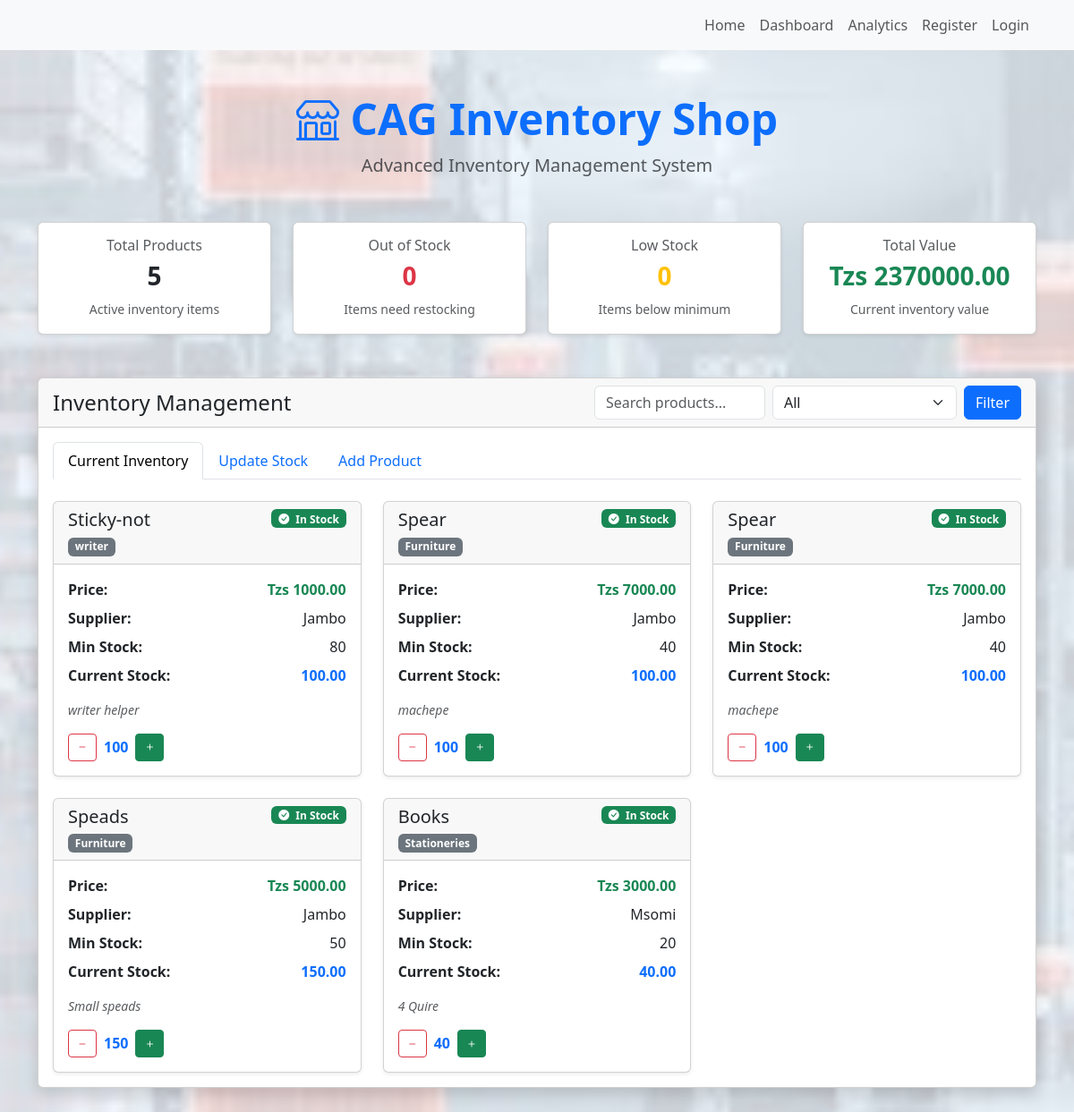
/index/?page=2, run on an earlier commit of the app's database.
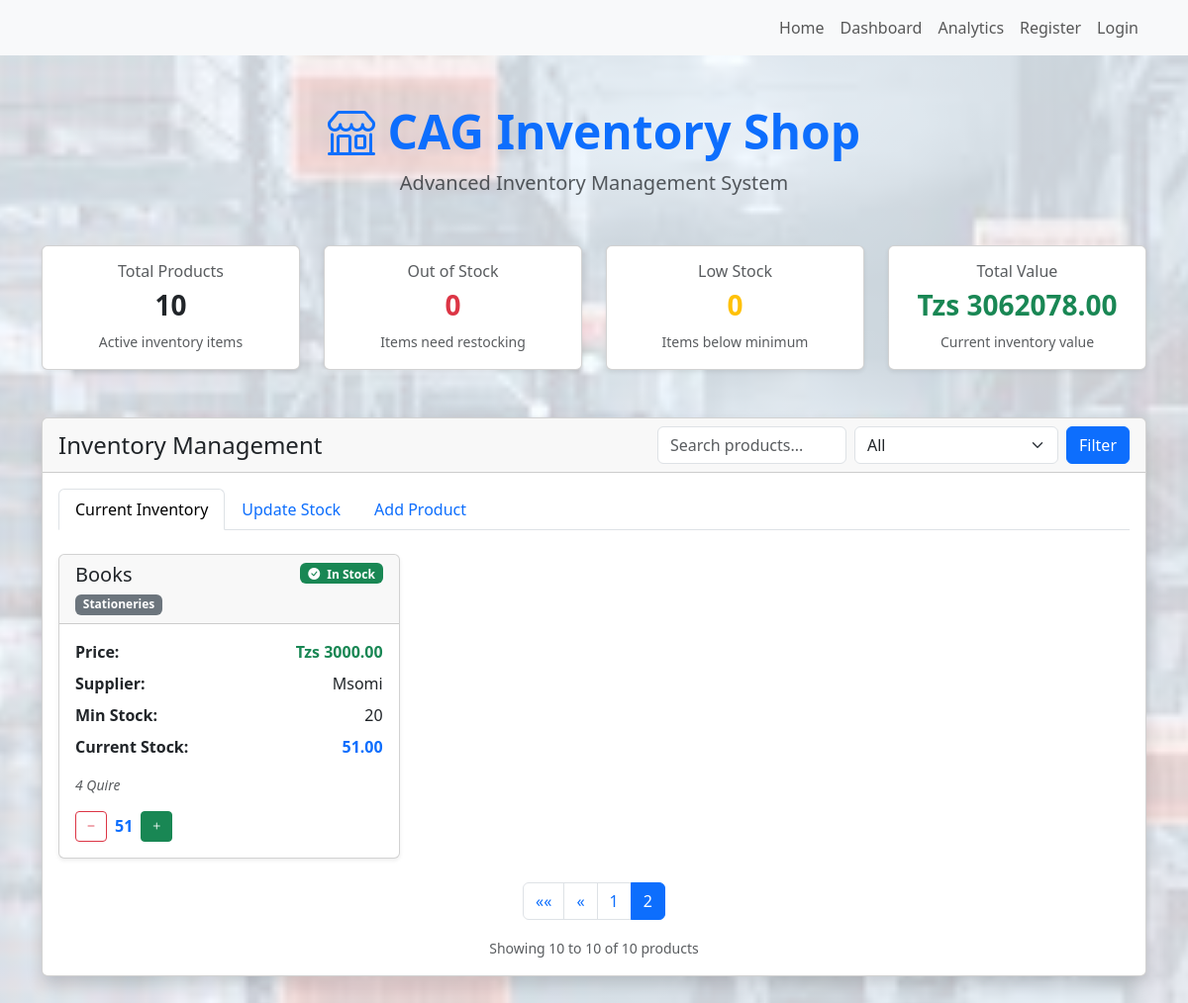
And on a later commit of the database.
### cag_inventory/models.py (models this page shows, shortened)
class Product(models.Model):
    name = models.CharField(max_length=100)
    category = models.CharField(max_length=100)
    currentStock = models.IntegerField()
    minStock = models.IntegerField()
    maxStock = models.IntegerField()
    price = models.DecimalField(max_digits=10, decimal_places=2)
    supplier = models.CharField(max_length=100)
    lastUpdated = models.DateTimeField(auto_now=True)
    description = models.TextField(blank=True)

### cag_inventory/views.py (the view)
# urls.py: path('index/',views.index, name='index'),
def index(request):
    products = Product.objects.all().order_by('-id')  # Order by newest first
    categories = ["all"] + list(Product.objects.values_list('category', flat=True).distinct())
    selected_category = request.GET.get('category', 'all')
    search_term = request.GET.get('search', '')
    filtered_products = products.filter(
        name__icontains=search_term
    ) if selected_category == "all" else products.filter(
        name__icontains=search_term,
        category=selected_category
    )
    paginator = Paginator(filtered_products, 9)
    page_number = request.GET.get('page')
    page_obj = paginator.get_page(page_number)
    context = {
        'products': products,
        'filtered_products': page_obj,  # Use paginated products
        'page_obj': page_obj,  # Add page object for pagination controls
        'categories': categories,
        'selected_category': selected_category,
        'search_term': search_term,
        'total_products': products.count(),
        'out_of_stock_count': products.filter(currentStock=0).count(),
        'low_stock_count': products.filter(currentStock__lte=1).count(),  # adjust as needed
        'total_value': sum([p.currentStock * p.price for p in products]),
    }
    return render(request, 'index.html', context)

### templates/index.html (shortened to what this page needs)
{% extends 'base.html' %}
{% load static %}
{% block content %}
<body class="bg-light">
<div class="container py-5">
  <div class="text-center mb-5">
    <h1 class="display-5 fw-bold text-primary">
      <i class="bi bi-shop"></i> CAG Inventory Shop
    </h1>
    <p class="lead text-muted">Advanced Inventory Management System</p>
  </div>
  <div class="row g-4 mb-5">
    <div class="col-md-3">
      <div class="card shadow-sm">
        <div class="card-body text-center">
          <h6 class="text-muted">Total Products</h6>
          <h3 class="fw-bold">{{ total_products }}</h3>
          <small class="text-muted">Active inventory items</small>
        </div>
      </div>
    </div>
    <div class="col-md-3">
      <div class="card shadow-sm">
        <div class="card-body text-center">
          <h6 class="text-muted">Out of Stock</h6>
          <h3 class="fw-bold text-danger">{{ out_of_stock_count }}</h3>
          <small class="text-muted">Items need restocking</small>
        </div>
      </div>
    </div>
    <div class="col-md-3">
      <div class="card shadow-sm">
        <div class="card-body text-center">
          <h6 class="text-muted">Low Stock</h6>
          <h3 class="fw-bold text-warning">{{ low_stock_count }}</h3>
          <small class="text-muted">Items below minimum</small>
        </div>
      </div>
    </div>
    <div class="col-md-3">
      <div class="card shadow-sm">
        <div class="card-body text-center">
          <h6 class="text-muted">Total Value</h6>
          <h3 class="fw-bold text-success">Tzs {{ total_value|floatformat:2 }}</h3>
          <small class="text-muted">Current inventory value</small>
        </div>
      </div>
    </div>
  </div>
  <div class="card shadow">
    <div class="card-header d-flex flex-column flex-md-row justify-content-between align-items-start align-items-md-center">
      <h4 class="mb-3 mb-md-0">Inventory Management</h4>
      <form method="get" class="d-flex flex-column flex-sm-row gap-2">
        <input type="text" name="search" value="{{ search_term }}" class="form-control" placeholder="Search products...">
        <select name="category" class="form-select">
          {% for category in categories %}
            <option value="{{ category }}" {% if category == selected_category %}selected{% endif %}>
              {{ category|title }}
            </option>
          {% endfor %}
        </select>
        <button type="submit" class="btn btn-primary">Filter</button>
      </form>
    </div>
    <div class="card-body">
      <ul class="nav nav-tabs" id="inventoryTabs" role="tablist">
        <li class="nav-item" role="presentation">
          <button class="nav-link active" id="inventory-tab" data-bs-toggle="tab" data-bs-target="#inventory" type="button" role="tab">Current Inventory</button>
        </li>
        <li class="nav-item" role="presentation">
          <button class="nav-link" id="update-tab" data-bs-toggle="tab" data-bs-target="#update" type="button" role="tab">Update Stock</button>
        </li>
        <li class="nav-item" role="presentation">
          <button class="nav-link" id="add-tab" data-bs-toggle="tab" data-bs-target="#add" type="button" role="tab">Add Product</button>
        </li>
      </ul>
      <div class="tab-content pt-4" id="inventoryTabsContent">
        <div class="tab-pane fade show active" id="inventory" role="tabpanel">
          {% include 'product_list.html' %}
        </div>
      </div>
    </div>
  </div>
</div>
</body>
{% endblock %}

### templates/product_list.html (shortened to what the changed rows need)
{% load static %}
<div class="row g-4">
  {% if filtered_products %}
    {% for product in filtered_products %}
      <div class="col-md-6 col-lg-4">
        <div class="card shadow-sm h-100">
          <div class="card-header d-flex justify-content-between align-items-start">
            <div>
              <h5 class="card-title mb-1">{{ product.name }}</h5>
              <span class="badge bg-secondary">{{ product.category }}</span>
            </div>
            {% if product.currentStock == 0 %}
              <span class="badge bg-danger"><i class="bi bi-exclamation-triangle-fill me-1"></i> Out of Stock</span>
            {% elif product.currentStock <= product.minStock %}
              <span class="badge bg-warning text-dark"><i class="bi bi-exclamation-triangle-fill me-1"></i> Low Stock</span>
            {% else %}
              <span class="badge bg-success"><i class="bi bi-check-circle-fill me-1"></i> In Stock</span>
            {% endif %}
          </div>
          <div class="card-body">
            <div class="mb-3">
              <div class="d-flex justify-content-between align-items-center mb-2">
                <span><strong>Price:</strong></span>
                <span class="text-success fw-bold">Tzs {{ product.price|floatformat:2 }}</span>
              </div>
              <div class="d-flex justify-content-between align-items-center mb-2">
                <span><strong>Supplier:</strong></span>
                <span>{{ product.supplier }}</span>
              </div>
              <div class="d-flex justify-content-between align-items-center mb-2">
                <span><strong>Min Stock:</strong></span>
                <span>{{ product.minStock }}</span>
              </div>
              <div class="d-flex justify-content-between align-items-center mb-2">
                <span><strong>Current Stock:</strong></span>
                <span class="text-primary fw-bold">{{ product.currentStock|floatformat:2 }}</span>
              </div>
            </div>
            {% if product.description %}
              <p class="text-muted small fst-italic mb-3">{{ product.description }}</p>
            {% endif %}
            <div class="d-flex gap-2 align-items-center">
              <form method="post" action="{% url 'update-stock' product.id %}" class="stock-update-form d-inline" data-product-id="{{ product.id }}" data-min-stock="{{ product.minStock }}">
                <button type="submit" class="btn btn-sm btn-outline-danger" {% if product.currentStock == 0 %}disabled{% endif %}>
                  <i class="bi bi-dash"></i>
                </button>
              </form>
              <span class="current-stock fw-bold text-primary" id="current-stock-{{ product.id }}">{{ product.currentStock }}</span>
              <form method="post" action="{% url 'update-stock' product.id %}" class="stock-update-form d-inline" data-product-id="{{ product.id }}" data-min-stock="{{ product.minStock }}">
                <button type="submit" class="btn btn-sm btn-success">
                  <i class="bi bi-plus"></i>
                </button>
              </form>
            </div>
          </div>
        </div>
      </div>
    {% endfor %}
  {% else %}
    <div class="text-center py-5">
      <i class="bi bi-box-seam display-4 text-muted"></i>
      <h5 class="mt-3">No products found</h5>
      <p class="text-muted">Try adjusting your search or filters, or add a new product.</p>
    </div>
  {% endif %}
</div>
{% if page_obj.has_other_pages %}
<nav aria-label="Product pagination" class="mt-4">
  <ul class="pagination justify-content-center">
    {% if page_obj.has_previous %}
      <li class="page-item">
        <a class="page-link" href="?page=1{% if search_term %}&search={{ search_term }}{% endif %}{% if selected_category != 'all' %}&category={{ selected_category }}{% endif %}" aria-label="First">
          <span aria-hidden="true">&laquo;&laquo;</span>
        </a>
      </li>
      <li class="page-item">
        <a class="page-link" href="?page={{ page_obj.previous_page_number }}{% if search_term %}&search={{ search_term }}{% endif %}{% if selected_category != 'all' %}&category={{ selected_category }}{% endif %}" aria-label="Previous">
          <span aria-hidden="true">&laquo;</span>
        </a>
      </li>
    {% endif %}
    {% for num in page_obj.paginator.page_range %}
      {% if page_obj.number == num %}
        <li class="page-item active">
          <span class="page-link">{{ num }}</span>
        </li>
      {% elif num > page_obj.number|add:'-3' and num < page_obj.number|add:'3' %}
        <li class="page-item">
          <a class="page-link" href="?page={{ num }}{% if search_term %}&search={{ search_term }}{% endif %}{% if selected_category != 'all' %}&category={{ selected_category }}{% endif %}">{{ num }}</a>
        </li>
      {% endif %}
    {% endfor %}
  </ul>
</nav>
<div class="text-center mt-3">
  <small class="text-muted">
    Showing {{ page_obj.start_index }} to {{ page_obj.end_index }} of {{ page_obj.paginator.count }} products
  </small>
</div>
{% endif %}

What changed in the data, as far as the page shows it:
no longer on this page (row edited): Product: name "Sticky-not", category "writer", shows "In Stock", price "1000.00", supplier "Jambo", minStock "80", currentStock "100.00", description "writer helper", currentStock "100"
no longer on this page (row edited): Product: name "Spear", category "Furniture", shows "In Stock", price "7000.00", supplier "Jambo", minStock "40", currentStock "100.00", description "machepe", currentStock "100"
no longer on this page (row unchanged): Product: name "Spear", category "Furniture", shows "In Stock", price "7000.00", supplier "Jambo", minStock "40", currentStock "100.00", description "machepe", currentStock "100"
no longer on this page (row edited): Product: name "Speads", category "Furniture", shows "In Stock", price "5000.00", supplier "Jambo", minStock "50", currentStock "150.00", description "Small speads", currentStock "150"
changed Product "Books": currentStock "40.00" → "51.00"; currentStock "40" → "51"
Also different on the page:
{{ total_products }}: "5" → "10"
{{ total_value|floatformat:2 }}: "2370000.00" → "3062078.00"
{{ page_obj.start_index }}: (not shown) → "10"
{{ page_obj.end_index }}: (not shown) → "10"
{{ page_obj.paginator.count }}: (not shown) → "10"
text now shown: "«« « Showing to of products"
new list line: "1"
new list line: "2"
